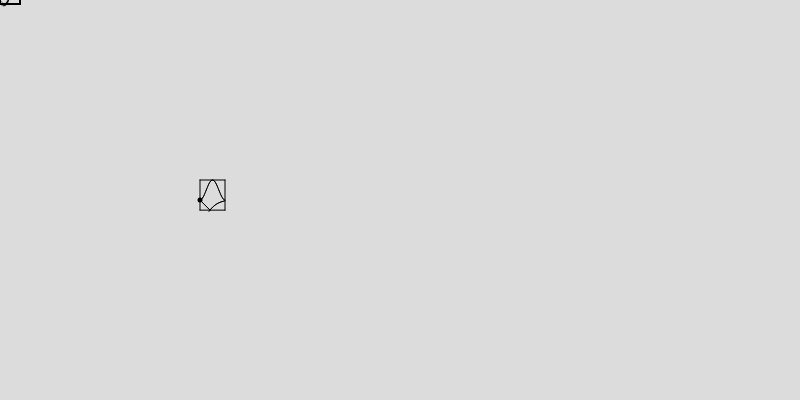
Frame 1 (no input)
Frame 60 (no input): identical to frame 1, image omitted
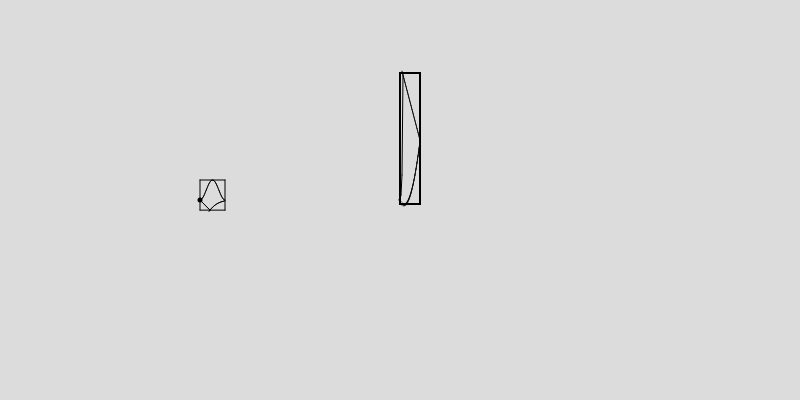
Frame 120 (the mouse pressed at the canvas centre since frame 60)

The p5.js sketch that drew these frames (run headless with seeded random() and noise() and a simulated clock; from frame 60 on, the mouse is pressed at the canvas centre):

// p5.js sketch
// ── sketch.js
let figur1;
let figur2;
let flyt;

class Figur_1 {
  constructor() {}

  draw() {
    //tegner parabel
    for (let i = 0; i <= 20; i++) {
      let y1 = (1 / 4) * sq(i) - 2 * i;
      let y2 = (1 / 4) * sq(i - 1) - 2 * i;
      line(
        i + mouseX - flyt,
        y1 - mouseY + flyt,
        i - 1 + mouseX - flyt,
        y2 - mouseY + flyt
      );
      print(i + mouseX);
    }
    //tegner ekspotienal funktion
    for (let i = 0; i <= 3; i++) {
      let y1 = pow(5, i);
      let y2 = pow(5, i - 1);
      line(
        i + mouseX - flyt,
        y1 - mouseY + flyt,
        i - 1 + mouseX - flyt,
        y2 - mouseY + flyt
      );
    }
    //tegner skrå linje
    for (let i = 3; i <= 20; i++) {
      let a = ((1 / 4) * sq(20) - 2 * 20 - pow(5, 3)) / (20 - 3);
      let b = -a * 3 + pow(5, 3);
      let y1 = a * i + b;
      let y2 = a * (i - 1) + b;
      line(
        i + mouseX - flyt,
        y1 - mouseY + flyt,
        i - 1 + mouseX - flyt,
        y2 - mouseY + flyt
      );
      //tegner firkant rundt omm figurens (slettes senere)
      line(
        0 + mouseX - flyt,
        -4 - mouseY + flyt,
        0 + mouseX - flyt,
        127 - mouseY + flyt
      );
      line(
        0 + mouseX - flyt,
        127 - mouseY + flyt,
        20 + mouseX - flyt,
        127 - mouseY + flyt
      );
      line(
        20 + mouseX - flyt,
        127 - mouseY + flyt,
        20 + mouseX - flyt,
        -4 - mouseY + flyt
      );
      line(
        20 + mouseX - flyt,
        -4 - mouseY + flyt,
        0 + mouseX - flyt,
        -4 - mouseY + flyt
      );
    }
  }
  colider() {}
}

class Figur_2 {
  constructor() {}

  draw() {
    angleMode(RADIANS);
    //tegner en sinus funnktion
    for (let i = 0; i <= 25; i++) {
      let y1 = 10 * sin(i / 4 + 11) + 10;
      let y2 = 10 * sin((i - 1) / 4 + 11) + 10;
      line(i, y1, i - 1, y2);
    }
    //tegner 5 grads polynumie
    for (let i = 25; i >= 10; i--) {
      let y1 = (pow(i / 10 - 5, 5) + 10) / 100;
      let y2 = (pow((i - 1) / 10 - 5, 5) + 10) / 100;
      line(i, y1, i - 1, y2);
    }
    //tegner en ret linje
    for (let i = 0; i <= 10; i++) {
      let a =
        ((pow(10 / 10 - 5, 5) + 10) / 100 - (10 * sin(0 / 4 + 11) + 10)) /
        (10 - 0);
      let b = -a * 0 + (10 * sin(0 / 4 + 11) + 10);
      let y1 = a * i + b;
      let y2 = a * (i - 1) + b;
      line(i, y1, i - 1, y2);
    }
    line(0, -10.14, 0, 20);
    line(0, 20, 25, 20);
    line(25, 20, 25, -10.14);
    line(25, -10.14, 0, -10.14);
  }
}

function setup() {
  createCanvas(800, 400);
  flyt = 200;
  figur1 = new Figur_1();
  figur2 = new Figur_2();
}

function draw() {
  background(220);
  translate(200, 200);
  strokeWeight(1);
  scale(1, -1);
  figur2.draw();
  figur1.draw();
  strokeWeight(5);
  point(0, 0);
}
